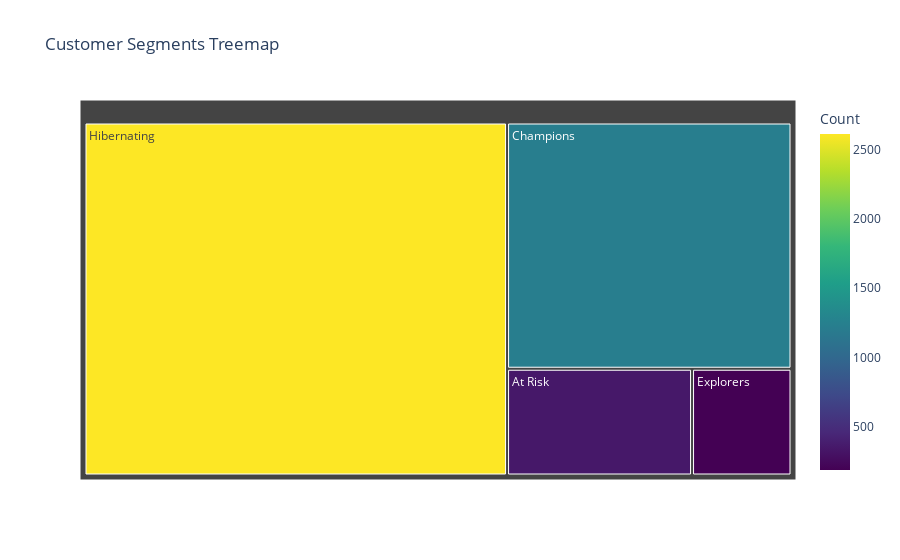

Here is the notebook cell this chart was saved with:
### Code cell
segment_counts = rfm["Customer_Type"].value_counts().reset_index()
segment_counts.columns = ["Customer_Type", "Count"]

fig = px.treemap(segment_counts, 
                 path=["Customer_Type"], 
                 values="Count",
                 title="Customer Segments Treemap",
                 color="Count", 
                 color_continuous_scale="Viridis")

fig.show()

### Figure 1 — Plotly figure (JSON) as saved in the notebook; plotly's stock layout.template omitted (floating-point values rounded to 4 significant figures)
{"data": [{"branchvalues": "total", "customdata": [[346], [1227], [186], [2613]], "domain": {"x": [0, 1], "y": [0, 1]}, "hovertemplate": "labels=%{label}<br>Count_sum=%{value}<br>parent=%{parent}<br>id=%{id}<br>Count=%{color}<extra></extra>", "ids": ["At Risk", "Champions", "Explorers", "Hibernating"], "labels": ["At Risk", "Champions", "Explorers", "Hibernating"], "marker": {"coloraxis": "coloraxis", "colors": [346, 1227, 186, 2613]}, "name": "", "parents": ["", "", "", ""], "type": "treemap", "values": [346, 1227, 186, 2613]}], "layout": {"autosize": true, "coloraxis": {"colorbar": {"title": {"text": "Count"}}, "colorscale": [[0, "#440154"], [0.1111, "#482878"], [0.2222, "#3e4989"], [0.3333, "#31688e"], [0.4444, "#26828e"], [0.5556, "#1f9e89"], [0.6667, "#35b779"], [0.7778, "#6ece58"], [0.8889, "#b5de2b"], [1, "#fde725"]]}, "legend": {"tracegroupgap": 0}, "title": {"text": "Customer Segments Treemap"}}}
